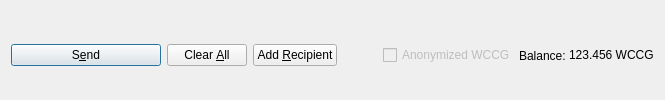
         <widget class="QFrame" name="frame_Send">
          <layout class="QHBoxLayout" name="horizontalLayout">
           <property name="bottomMargin">
            <number>0</number>
           </property>
           <item>
            <widget class="QPushButton" name="sendButton">
             <property name="minimumSize">
              <size>
               <width>150</width>
               <height>0</height>
              </size>
             </property>
             <property name="toolTip">
              <string>Confirm the send action</string>
             </property>
             <property name="text">
              <string>S&amp;end</string>
             </property>
             <property name="icon">
              <iconset resource="../wincashgold.qrc">
               <normaloff>:/icons/send</normaloff>:/icons/send</iconset>
             </property>
             <property name="autoDefault">
              <bool>false</bool>
             </property>
             <property name="default">
              <bool>true</bool>
             </property>
            </widget>
           </item>
           <item>
            <widget class="QPushButton" name="clearButton">
             <property name="sizePolicy">
              <sizepolicy hsizetype="Minimum" vsizetype="Fixed">
               <horstretch>0</horstretch>
               <verstretch>0</verstretch>
              </sizepolicy>
             </property>
             <property name="toolTip">
              <string>Clear all fields of the form.</string>
             </property>
             <property name="text">
              <string>Clear &amp;All</string>
             </property>
             <property name="icon">
              <iconset resource="../wincashgold.qrc">
               <normaloff>:/icons/remove</normaloff>:/icons/remove</iconset>
             </property>
             <property name="autoDefault">
              <bool>false</bool>
             </property>
            </widget>
           </item>
           <item>
            <widget class="QPushButton" name="addButton">
             <property name="toolTip">
              <string>Send to multiple recipients at once</string>
             </property>
             <property name="text">
              <string>Add &amp;Recipient</string>
             </property>
             <property name="icon">
              <iconset resource="../wincashgold.qrc">
               <normaloff>:/icons/add</normaloff>:/icons/add</iconset>
             </property>
             <property name="autoDefault">
              <bool>false</bool>
             </property>
            </widget>
           </item>
           <item>
            <spacer name="horizontalSpacer">
             <property name="orientation">
              <enum>Qt::Horizontal</enum>
             </property>
             <property name="sizeHint" stdset="0">
              <size>
               <width>40</width>
               <height>20</height>
              </size>
             </property>
            </spacer>
           </item>
           <item>
            <layout class="QHBoxLayout" name="horizontalLayout_2">
             <property name="spacing">
              <number>3</number>
             </property>
             <item>
              <widget class="QCheckBox" name="checkzWCCG">
               <property name="enabled">
                <bool>false</bool>
               </property>
               <property name="text">
                <string>Anonymized WCCG</string>
               </property>
              </widget>
             </item>
             <item>
              <widget class="QLabel" name="label">
               <property name="text">
                <string>Balance:</string>
               </property>
              </widget>
             </item>
             <item>
              <widget class="QLabel" name="labelBalance">
               <property name="sizePolicy">
                <sizepolicy hsizetype="Preferred" vsizetype="Fixed">
                 <horstretch>0</horstretch>
                 <verstretch>0</verstretch>
                </sizepolicy>
               </property>
               <property name="cursor">
                <cursorShape>IBeamCursor</cursorShape>
               </property>
               <property name="text">
                <string notr="true">123.456 WCCG</string>
               </property>
               <property name="textInteractionFlags">
                <set>Qt::LinksAccessibleByMouse|Qt::TextSelectableByKeyboard|Qt::TextSelectableByMouse</set>
               </property>
              </widget>
             </item>
            </layout>
           </item>
          </layout>
         </widget>
